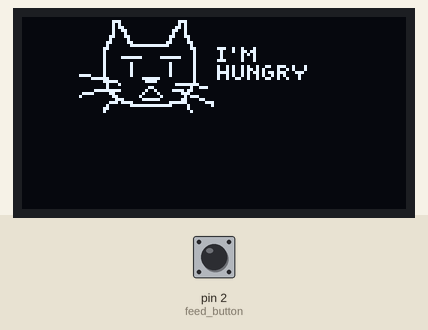
Simulated run of this sketch. Board: Arduino Uno, built with avr-gcc and run on an emulated ATmega328P. Parts: 128×64 one-colour display. The test bench sets the inputs (shaded band); at power-on: pin 2 (feed_button) HIGH. Random numbers use the default seed unless the sketch sets one; what the sketch prints to the serial monitor is not drawn.

Above: at 1.2 s.
1.3 s: pin 2 (feed_button) pulled LOW for 1 s
At 1.74 s:
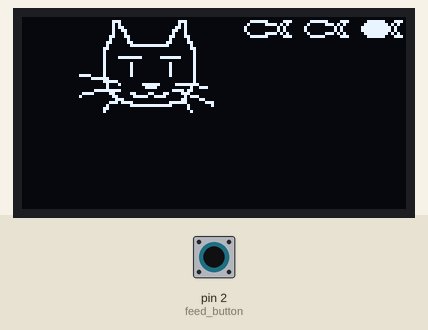
At 2.8 s:
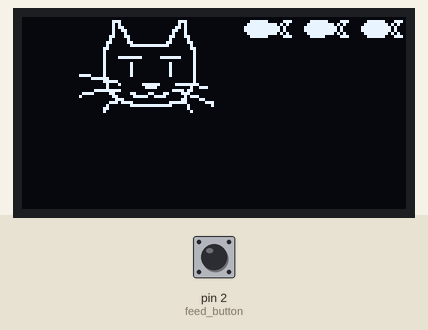
5.3 s: pin 2 (feed_button) pulled LOW for 3.2 s
At 6.3 s:
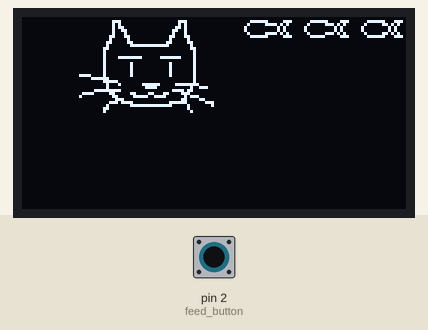
Timing chart, 0 to 8.3 s (numbered marks = the images above; inputs shaded):
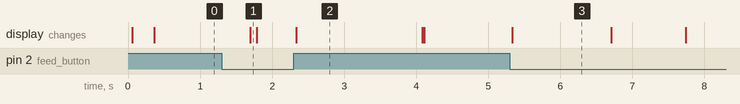

Measured:
- what the display in image 2 shows lasts 1.8 s, from 2.3 s to 4.1 s
- what the display in image 3 shows lasts 1.4 s, from 5.3 s to 6.7 s

The sketch:

toomogatchi.ino
```cpp
#include <SPI.h>
#include <Wire.h>
#include <Adafruit_GFX.h>
#include <Adafruit_SSD1306.h>
#include "images.h"

#define OLED_RESET 4
int feed_button = 2;
int pet_button = 3;
bool isHungry = false;
int weight = 50;
int hunger_bar = 2;
int interval = 4000; //every 1 sec
int previous = 0;
int state = 0;
bool isBlink = false;

Adafruit_SSD1306 display(OLED_RESET);

// void Idle() {
//   unsigned long currentmilli = millis();

//   display.clearDisplay();
//   display.drawBitmap(0, 0, idle1, 132, 32, WHITE);
//   display.display();

//   if (currentmilli - previous >= interval) {
//     previous = currentmilli;
//     display.clearDisplay();
//     display.drawBitmap(0, 0, idle2, 132, 32, WHITE);
//     display.display();
//   }
// }

// void Idle() {
//   display.clearDisplay();
//   display.drawBitmap(0, 0, idle1, 132, 32, WHITE);
//   display.display();
//   delay(1000);
//   display.clearDisplay();
//   display.drawBitmap(0, 0, idle2, 132, 32, WHITE);
//   display.display();
//   delay(1000);
// }

void ScratchScreen(){}

void WalkAround() {
  display.clearDisplay();
  display.drawBitmap(0, 0, walk1, 132, 32, WHITE);
  display.display();
  delay(1000);
  display.clearDisplay();
  display.drawBitmap(0, 0, walk2, 132, 32, WHITE);
  display.display();
  delay(1000);
  display.clearDisplay();
  display.drawBitmap(0, 0, walk3, 132, 32, WHITE);
  display.display();
  delay(1000);
}

// void Idle() {
//   display.clearDisplay();
//   display.drawBitmap(0, 0, idle1, 132, 32, WHITE);
//   display.display();
//   delay(2000);
//   display.clearDisplay();
//   display.drawBitmap(0, 0, idle2, 132, 32, WHITE);
//   display.display();
//   delay(800);
// }

void Hungry() {
  if (hunger_bar < 2) {
    weight + 20;
    isHungry = true;
    display.clearDisplay();
    display.drawBitmap(0, 0, hungry1, 132, 32, WHITE);
    display.display();
    delay(1300);
  } else {
    isHungry = false;
  }
}

void Idle() {
  unsigned long currentmilli = millis();
  switch (hunger_bar) {
    case 3:
      isHungry = false;
      display.clearDisplay();
      display.drawBitmap(0, 0, idle_3bar, 132, 32, WHITE);
      display.display();
      if (isBlink == true && currentmilli - previous >= interval){
        display.clearDisplay();
        display.drawBitmap(0, 0, idle2_3bar, 132, 32, WHITE);
        display.display();
        isBlink = false;
        previous = currentmilli;
      }
      break;
    case 2:
      display.clearDisplay();
      display.drawBitmap(0, 0, idle_2bar, 132, 32, WHITE);
      display.display();
      if (isBlink == true && currentmilli - previous >= interval){
        display.clearDisplay();
        display.drawBitmap(0, 0, idle2_2bar, 132, 32, WHITE);
        display.display();
        isBlink = false;
        previous = currentmilli;
      }
      break;
    case 1:
      display.clearDisplay();
      display.drawBitmap(0, 0, idle_1bar, 132, 32, WHITE);
      display.display();
      if (isBlink == true && currentmilli - previous >= interval){
        display.clearDisplay();
        display.drawBitmap(0, 0, idle2_1bar, 132, 32, WHITE);
        display.display();
        isBlink = false;
        previous = currentmilli;
      }
      break;
    default:
      display.clearDisplay();
      display.drawBitmap(0, 0, idle_empty, 132, 32, WHITE);
      display.display();
      if (isBlink == true && currentmilli - previous >= interval){
        display.clearDisplay();
        display.drawBitmap(0, 0, idle2_3bar, 132, 32, WHITE);
        display.display();
        isBlink = false;
        previous = currentmilli;
      }
      break;
  }
}

// void Idle() {
//   unsigned long currentmilli = millis();
//   switch (hunger_bar) {
//     case 3:
//       isHungry = false;
//       display.clearDisplay();
//       display.drawBitmap(0, 0, idle_3bar, 132, 32, WHITE);
//       display.display();
//       delay(2000);
//       display.clearDisplay();
//       display.drawBitmap(0, 0, idle2_3bar, 132, 32, WHITE);
//       display.display();
//       break;
//     case 2:
//       display.clearDisplay();
//       display.drawBitmap(0, 0, idle_2bar, 132, 32, WHITE);
//       display.display();
//       delay(2000);
//       display.clearDisplay();
//       display.drawBitmap(0, 0, idle2_2bar, 132, 32, WHITE);
//       display.display();
//       break;
//     case 1:
//       display.clearDisplay();
//       display.drawBitmap(0, 0, idle_1bar, 132, 32, WHITE);
//       display.display();
//       delay(2000);
//       display.clearDisplay();
//       display.drawBitmap(0, 0, idle2_1bar, 132, 32, WHITE);
//       display.display();
//       break;
//     default:
//       display.clearDisplay();
//       display.drawBitmap(0, 0, idle_empty, 132, 32, WHITE);
//       display.display();
//       delay(2000);
//       display.clearDisplay();
//       display.drawBitmap(0, 0, idle2_empty, 132, 32, WHITE);
//       display.display();
//       break;
//   }
// }

void Feed() {
  int feed_button_state = digitalRead(feed_button);
  if (feed_button_state == LOW) {
    hunger_bar ++;
    Serial.println(hunger_bar);
  } else if (hunger_bar > 3) {
    hunger_bar = 3;
  }

}

void Tomodatchi() {
  int hunger_chance = random(1, 8);
  int choice = random(1, weight);
  if (choice == 1) {
    isHungry = true;
    hunger_bar - 1;
  } else if (choice == 3) {
    isBlink = true;
  }

  if (isHungry && choice == 1) {
    Hungry();
    if (hunger_chance == 1) {
      hunger_bar -= 1;
      isHungry = true;
    }
  } else if (choice == 2) {
    WalkAround();
  } else {
    Idle();
    Feed();
  }
}

void setup() {
  Serial.begin(9600);
  pinMode(feed_button, INPUT_PULLUP);
  pinMode(pet_button, INPUT);
  display.begin(SSD1306_SWITCHCAPVCC, 0x3c);

}

void loop() {
    Tomodatchi();
}
```

Source omitted: images.h (data table, 58398 bytes)
